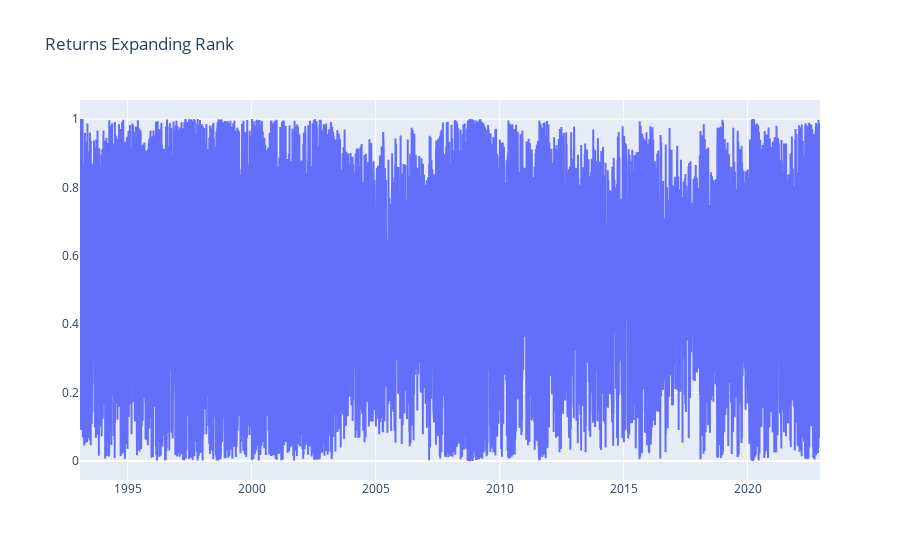

Source (notebook cell):
### Code cell
fig = go.Figure()
fig.add_trace(go.Scatter(x=returns.index, y=returns.expanding().rank(pct=True)))
fig.update_layout(title="Returns Expanding Rank")
fig.show()

### Figure 1 — Plotly figure (JSON) as saved in the notebook; plotly's stock layout.template omitted (floating-point values rounded to 4 significant figures; data arrays with more than 128 entries replaced by an {"elided": "..."} marker saying what was removed)
{"data": [{"type": "scatter", "x": {"elided": "7517 str values"}, "y": {"elided": "7517 float values"}}], "layout": {"title": {"text": "Returns Expanding Rank"}}}
